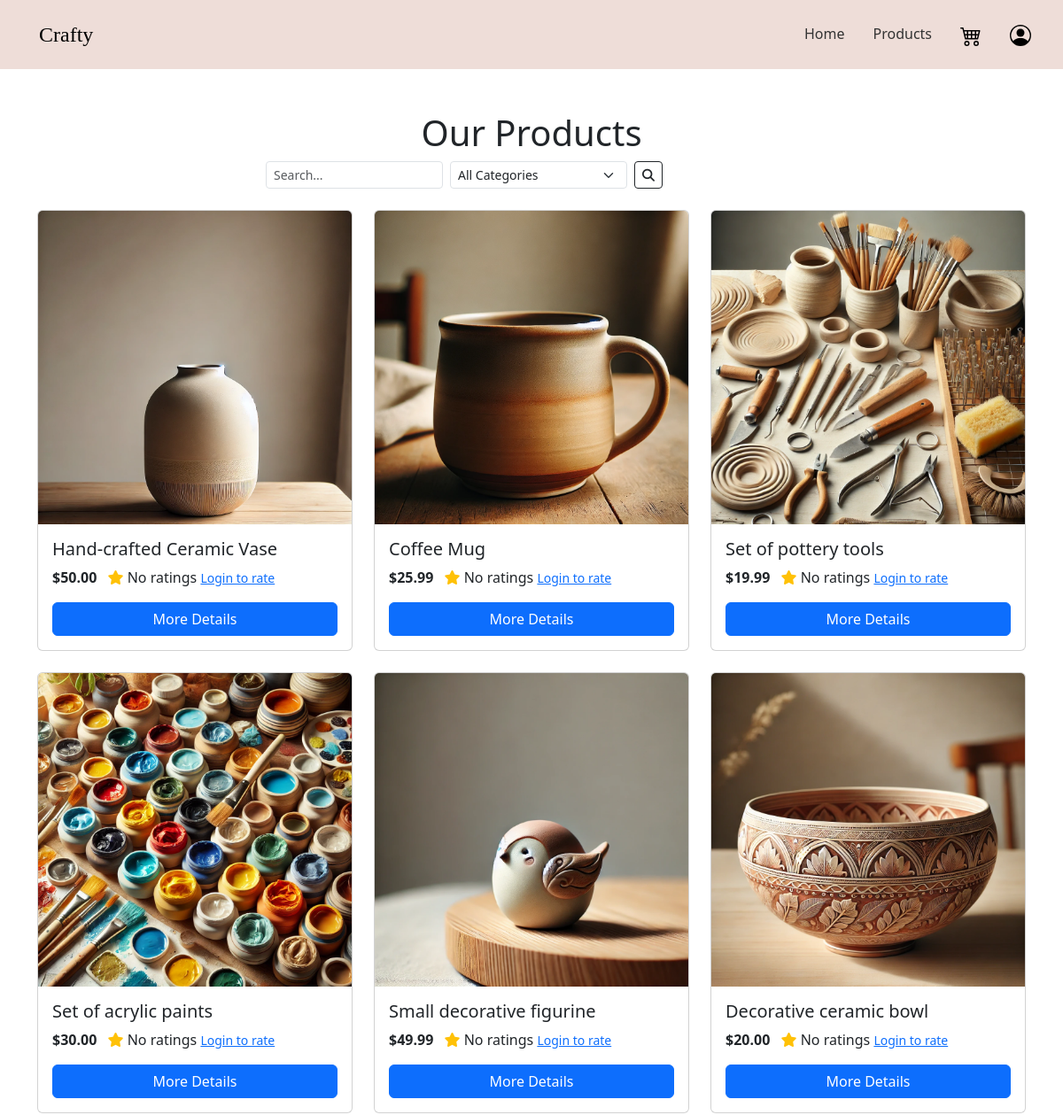
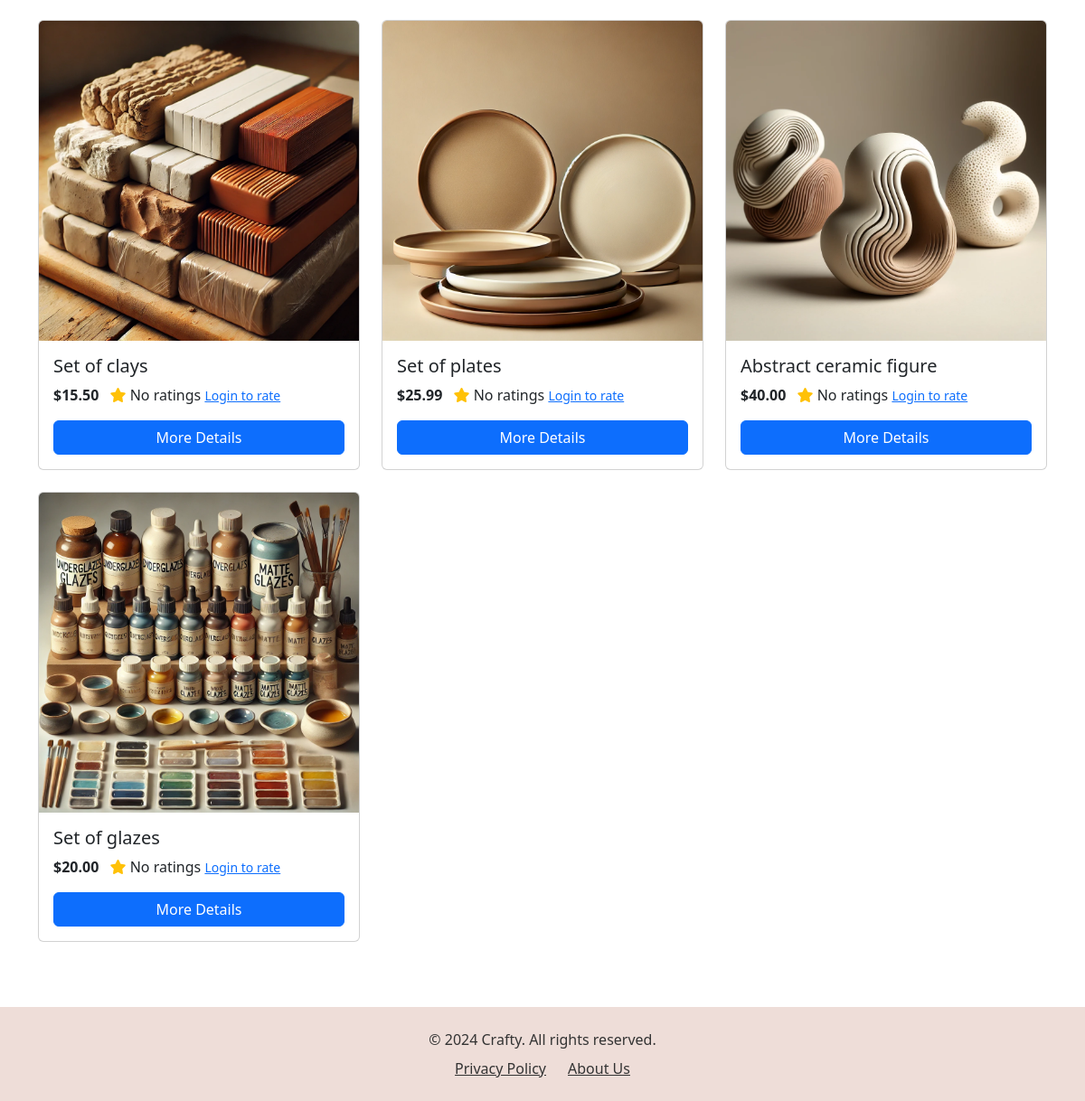
Screenshot of /products/ with the database file from the repository (2 pictures, top to bottom).
### products/models.py (models this page shows, shortened)
class Item(models.Model):
    name = models.CharField(max_length=255)
    description = models.TextField(blank=True, null=True)
    price = models.DecimalField(max_digits=10, decimal_places=2)
    category = models.ForeignKey(Category, on_delete=models.CASCADE)
    subcategory = models.ForeignKey(SubCategory, on_delete=models.CASCADE, related_name='items', null=True, blank=True)
    image = models.ImageField(upload_to='item_images/', blank=True, null=True)

### products/views.py (the view, shortened to what this page needs)
# urls.py: path('', views.product_list, name='products'),  # Changed from 'products' to 'product_list'
def product_list(request):
    items = Item.objects.all()
    query = request.GET.get('q')
    category = request.GET.get('category')
    if query:
        items = items.filter(name__icontains=query)
    context = {
        'items': items,
        'categories': Category.objects.all(),
    }
    return render(request, 'products/index.html', context)

### products/templates/products/index.html (shortened to what this page needs)
{% load static%}
<!DOCTYPE html>
<html lang="en">
    <head>
        <link href="https://cdn.jsdelivr.net/npm/bootstrap@5.3.1/dist/css/bootstrap.min.css" rel="stylesheet">
        <link rel="stylesheet" href="{% static 'home/styles.css' %}" >
        <link rel="stylesheet" href="{% static 'ratings/styles.css' %}" >
        <link href="https://cdnjs.cloudflare.com/ajax/libs/font-awesome/6.5.0/css/all.min.css" rel="stylesheet">
    </head>
    <body class="d-flex flex-column min-vh-100">
        {% block content %}
        {% include 'home/navbar.html' %}
        <div class="container my-5">
            <h1 class="text-center">Our Products</h1>
            <div class="d-flex justify-content-center mb-4">
                <form method="get" class="d-flex gap-2" style="max-width: 600px; width: 100%;">
                    <input type="text" name="q" placeholder="Search..."
                           class="form-control form-control-sm" style="max-width: 200px;" value="{{ request.GET.q }}">
                    <select name="category" class="form-select form-select-sm" style="width: 200px;">
                        <option value="">All Categories</option>
                    </select>
                    <button type="submit" class="btn btn-sm btn-outline-dark">
                        <i class="fas fa-search"></i>
                    </button>
                </form>
            </div>
            <div class="row">
                {% for item in items %}
                <div class="col-md-4 mb-4">
                    <div class="card h-100">
                        {% if item.image %}
                            <img src="{{ item.image.url }}" class="card-img-top" alt="{{ item.name }}">
                        {% endif %}
                        <div class="card-body d-flex flex-column">
                            <h5 class="card-title">{{ item.name }}</h5>
                            <p class="card-text">
                                <strong>${{ item.price }}</strong>
                                <span class="ms-2">
                                    <i class="fas fa-star text-warning"></i>
                                    {{ item.average_rating|default:"No ratings" }}
                                    {% if user.is_authenticated %}
                                        <div class="rating-container" data-item-id="{{ item.id }}">
                                            {% for i in "12345" %}
                                                <span class="star" data-value="{{ forloop.counter }}">
                                                    {% if item.average_rating >= forloop.counter %}
                                                        ★
                                                    {% else %}
                                                        ☆
                                                    {% endif %}
                                                </span>
                                            {% endfor %}
                                        </div>
                                    {% else %}
                                        <small class="text-muted">
                                            <a href="{% url 'login' %}?next={{ request.path }}">Login to rate</a>
                                        </small>
                                    {% endif %}
                                </span>
                            </p>
                            <a href="{% url 'product_detail' item.id %}" class="btn btn-primary mt-auto">More Details</a>
                        </div>
                    </div>
                </div>
                {% empty %}
                <p>No items found.</p>
                {% endfor %}
            </div>
        </div>
        {% endblock %}
        <footer class=" py-4 mt-auto">
            <div class="container text-center">
                <p class="mb-0">
                    &copy; 2024 Crafty. All rights reserved.
                </p>
                <ul class="list-inline mt-2">
                    <li class="list-inline-item"><a href="#">Privacy Policy</a></li>
                    <li class="list-inline-item"><a href="{% url 'about' %}">About Us</a></li>
                </ul>
            </div>
        </footer>
    </body>
</html>

### home/static/home/styles.css (style rules this page uses)
footer { background-color: #eeddd8 !important; padding: 1rem !important; }
footer p { color: #333 !important; }
footer .list-inline { margin: 0; padding: 0; display: flex; justify-content: center; gap: 1rem; }
footer .list-inline-item a { color: #333 !important; }

### rows the page displays
Item: image (picture), name "Hand-crafted Ceramic Vase", price "50.00", average_rating "No ratings"
Item: image (picture), name "Coffee Mug", price "25.99", average_rating "No ratings"
Item: image (picture), name "Set of pottery tools", price "19.99", average_rating "No ratings"
Item: image (picture), name "Set of acrylic paints", price "30.00", average_rating "No ratings"
Item: image (picture), name "Small decorative figurine", price "49.99", average_rating "No ratings"
Item: image (picture), name "Decorative ceramic bowl", price "20.00", average_rating "No ratings"
Item: image (picture), name "Set of clays", price "15.50", average_rating "No ratings"
Item: image (picture), name "Set of plates", price "25.99", average_rating "No ratings"
Item: image (picture), name "Abstract ceramic figure", price "40.00", average_rating "No ratings"
Item: image (picture), name "Set of glazes", price "20.00", average_rating "No ratings"
